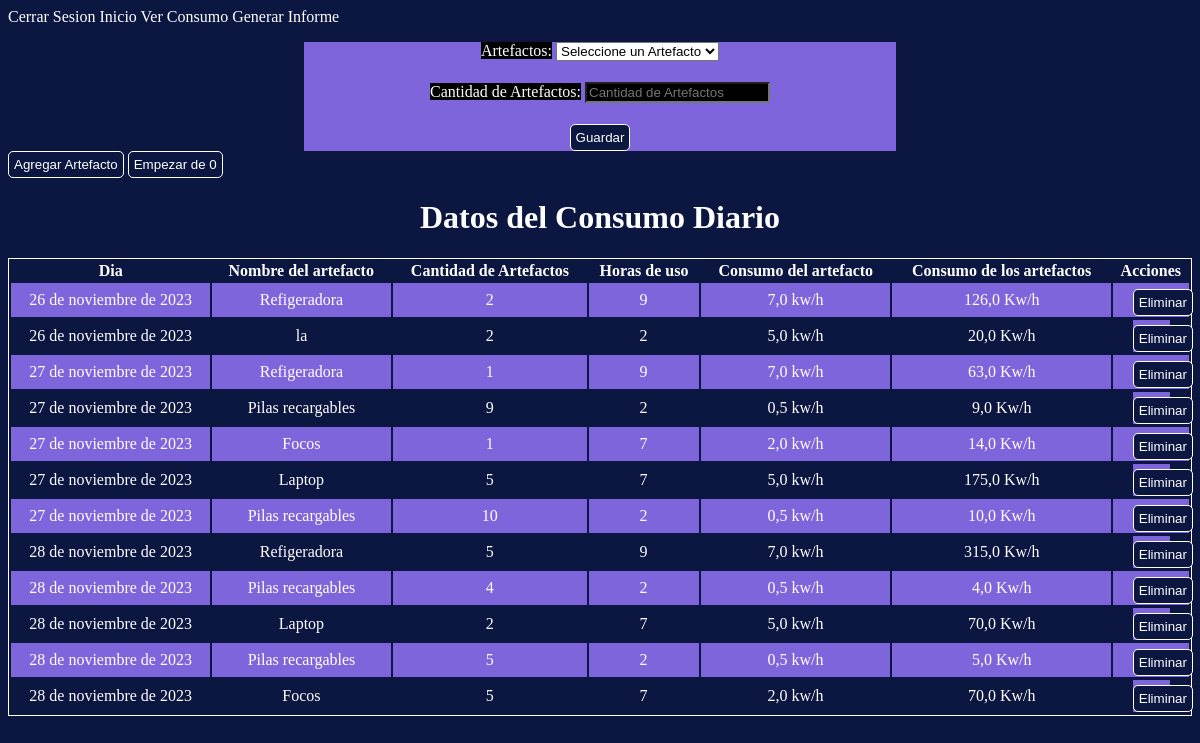
Before: /paginaUsuario/inventario/ (signed in) with the older database file.
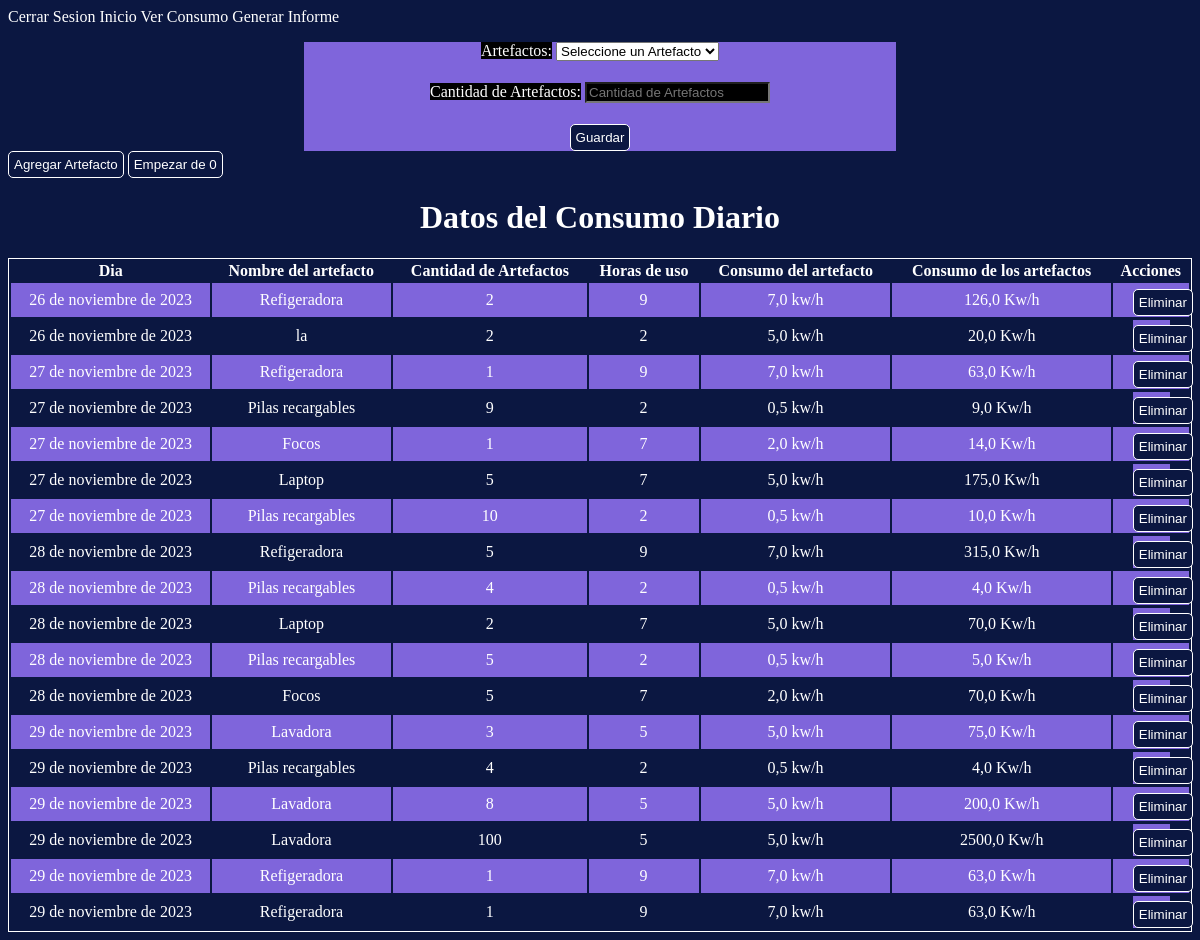
After: the same page with the newer database file.
### energy/models.py (models this page shows, shortened)
class Inventario(models.Model):
    user = models.ForeignKey(User, on_delete=models.CASCADE)
    artefacto = Artefactos.objects.all()
    dia = models.DateField(default=datetime.now)
    nombre = models.CharField(max_length=20)
    horasDeUso = models.IntegerField(default=0)
    cantidadArtefactos = models.IntegerField()
    consumoArtefacto = models.FloatField(default=0)
    consumoTotal = models.FloatField(default=0)

### energy/views.py (the view, shortened to what this page needs)
# urls.py: path('paginaUsuario/inventario/', inventario, name="inventario"),
def inventario(request):
    if request.user.is_authenticated:
        inventarioArtefacto = Inventario.objects.filter(user=request.user)
        consumoDiarioDelMes = ConsumoDiarioMensual.objects.filter(user=request.user)
        if request.method == 'GET':
            form = InventarioForm(user=request.user)
            return render(request, 'energy/home/inventario.html', {
                'form': form,
                'inventarioArtefacto': inventarioArtefacto,
                'consumoDiario': consumoDiarioDelMes,
                'eliminarInventario': eliminarInventario,
            })
    else:
        return render(request, 'energy/home/inventario.html', {
            'eliminar': eliminarDiaEnInventario,
        })

### energy/forms.py
class InventarioForm(forms.ModelForm):
    artefactos = forms.ModelChoiceField(
        widget=forms.Select(attrs={'placeholder': 'Artefactos'}),
        queryset=Artefactos.objects.all(),  # Inicialmente todos los artefactos, se actualizará en el __init__
        empty_label='Seleccione un Artefacto',
        required=True,
    )
    class Meta:
        model = Inventario
        fields = ('artefactos', 'cantidadArtefactos')
        widgets = {
            'cantidadArtefactos': forms.NumberInput(attrs={'placeholder': 'Cantidad de Artefactos'}),
        }
        labels = {
            'artefactos': 'Artefacto',
            'cantidadArtefactos': 'Cantidad de Artefactos',
        }
    def __init__(self, user, *args, **kwargs):
        super(InventarioForm, self).__init__(*args, **kwargs)
        self.fields['artefactos'].queryset = Artefactos.objects.filter(user=user)

### energy/models.py (called while the page is built)
    def __str__(self):
        return f"{self.nombreArtefacto}"

### energy/templates/energy/home/inventario.html (shortened to what this page needs)
<!DOCTYPE html>
<html lang="en">
<head>
</head>
<body>
<a href="{% url 'cerrarSesion' %}">Cerrar Sesion</a>
<a href="{% url 'paginaUsuario' %}">Inicio</a>
<a href="{% url 'proyecciones' %}">Ver Consumo</a>
<a href="{% url 'informe' %}">Generar Informe</a>
<form method="post" action="{% url 'inventario' %}">
  {{ form.as_p }}
  <button type="submit">Guardar</button>
</form>
<button type="submit" ><a href="{% url 'artefacto' %}">Agregar Artefacto</a></button>
<button type="submit"><a href="{% url 'eliminarInventario' %}"> Empezar de 0</a></button>
<h1>Datos del Consumo Diario</h1>
<table>
  <tr>
      <th>Dia</th>
      <th>Nombre del artefacto</th>
      <th>Cantidad de Artefactos</th>
      <th>Horas de uso</th>
      <th>Consumo del artefacto</th>
      <th>Consumo de los artefactos</th>
      <th>Acciones</th>
  </tr>
  {% for inventario in inventarioArtefacto %}
    <tr>
        <td>{{ inventario.dia }}</td>
        <td>{{ inventario.nombre }}</td>
        <td>{{ inventario.cantidadArtefactos }}</td>
        <td>{{ inventario.horasDeUso }}</td>
        <td>{{ inventario.consumoArtefacto }} kw/h</td>
        <td>{{ inventario.consumoTotal }} Kw/h</td>
        <td>
        <form method="post" action="{% url 'eliminarDiaEnInventario' inventario.id %}">
          <button type="submit">Eliminar</button>
        </form>
        </td>
    </tr>
  {% endfor %}
</table>
</body>
</html>

Changed rows visible on the page:
added Inventario: dia "29 de noviembre de 2023", nombre "Lavadora", cantidadArtefactos "3", horasDeUso "5", consumoArtefacto "5,0", consumoTotal "75,0"
added Inventario: dia "29 de noviembre de 2023", nombre "Pilas recargables", cantidadArtefactos "4", horasDeUso "2", consumoArtefacto "0,5", consumoTotal "4,0"
added Inventario: dia "29 de noviembre de 2023", nombre "Lavadora", cantidadArtefactos "8", horasDeUso "5", consumoArtefacto "5,0", consumoTotal "200,0"
added Inventario: dia "29 de noviembre de 2023", nombre "Lavadora", cantidadArtefactos "100", horasDeUso "5", consumoArtefacto "5,0", consumoTotal "2500,0"
added Inventario: dia "29 de noviembre de 2023", nombre "Refigeradora", cantidadArtefactos "1", horasDeUso "9", consumoArtefacto "7,0", consumoTotal "63,0"
added Inventario: dia "29 de noviembre de 2023", nombre "Refigeradora", cantidadArtefactos "1", horasDeUso "9", consumoArtefacto "7,0", consumoTotal "63,0"
